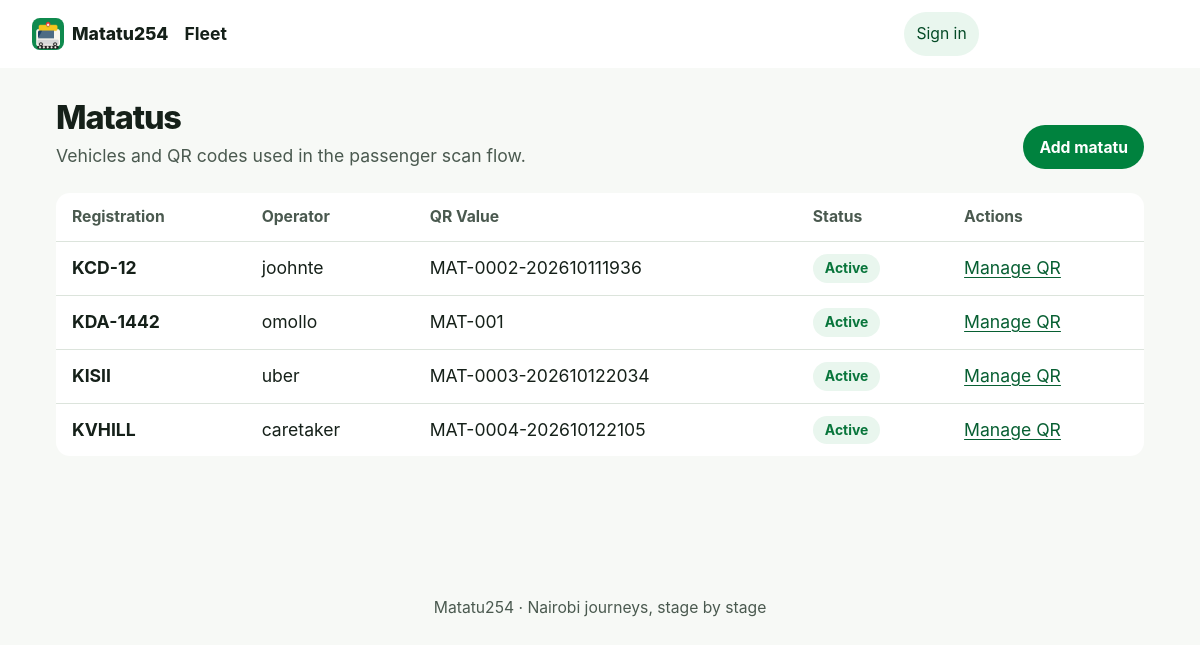
The page /fleet/ on the database its author committed.
### fleet/models.py (models this page shows, shortened)
class Matatu(models.Model):
	registration_number = models.CharField(max_length=20, unique=True)
	operator = models.CharField(max_length=255)
	owner = models.ForeignKey(settings.AUTH_USER_MODEL, on_delete=models.CASCADE, related_name="matatus", null=True, blank=True)
	created_at = models.DateTimeField(auto_now_add=True)

class QRCode(models.Model):
	class Status(models.TextChoices):
		ACTIVE = "active", "Active"
		INACTIVE = "inactive", "Inactive"
	matatu = models.OneToOneField(
		Matatu,
		on_delete=models.CASCADE,
		related_name="qr_code",
	)
	code_value = models.TextField(unique=True)
	status = models.CharField(
		max_length=8,
		choices=Status.choices,
		default=Status.ACTIVE,
	)

### fleet/views.py (the view)
# urls.py: path('', index.as_view(), name='index'),
class index(TemplateView):
    template_name = 'fleet/index.html'
    def get_context_data(self, **kwargs):
        context = super().get_context_data(**kwargs)
        context['matatus'] = Matatu.objects.select_related('qr_code').order_by('registration_number')
        return context

### templates/fleet/index.html (shortened to what this page needs)
{% extends 'base.html' %}
{% block app_title %}Fleet{% endblock %}
{% block content %}
  <div class="page-shell">
    <header class="page-heading">
      <div>
        <h1>Matatus</h1>
        <p>Vehicles and QR codes used in the passenger scan flow.</p>
      </div>
      <a class="btn btn-primary" href="{% url 'management:matatu-create' %}">Add matatu</a>
    </header>
    {% if matatus %}
      <div class="surface table-wrap">
        <table class="table">
          <thead>
            <tr>
              <th>Registration</th><th>Operator</th><th>QR Value</th><th>Status</th><th>Actions</th>
            </tr>
          </thead>
          <tbody>
            {% for matatu in matatus %}
              <tr>
                <td><strong>{{ matatu.registration_number }}</strong></td>
                <td>{{ matatu.operator }}</td>
                <td>
                  {% if matatu.qr_code %}
                    {{ matatu.qr_code.code_value }}
                  {% else %}
                    <span class="badge badge-ghost">No QR</span>
                  {% endif %}
                </td>
                <td>
                  {% if matatu.qr_code %}
                    <span class="badge {% if matatu.qr_code.status == 'active' %}badge-success{% else %}badge-error{% endif %} badge-soft">
                      {{ matatu.qr_code.get_status_display }}
                    </span>
                  {% else %}
                    <span class="muted">No QR</span>
                  {% endif %}
                </td>
                <td>
                  {% if matatu.qr_code %}
                    <a class="table-action" href="{% url 'management:matatu-qr' matatu.pk %}">Manage QR</a>
                  {% else %}
                    <a class="table-action" href="{% url 'management:matatu-qr' matatu.pk %}">Create QR</a>
                  {% endif %}
                </td>
              </tr>
            {% endfor %}
          </tbody>
        </table>
      </div>
    {% else %}
      <div class="surface empty-state"><p>No matatus registered yet.</p><a class="btn btn-primary" href="{% url 'management:matatu-create' %}">Add your first matatu</a></div>
    {% endif %}
  </div>
{% endblock content %}

### static/css/tokens.css (style rules this page uses)
:root { color-scheme: light; --brand-50: #e9f6ee; --brand-100: #ccead7; --brand-200: #a1d8b6; --brand-300: #71c18f; --brand-400: #44a96c; --brand-500: #00823e; --brand-600: #08753b; --brand-700: #075f32; --brand-800: #044a26; --brand-900: #03351c; --success: #08753b; --success-soft: #e9f6ee; --warning: #875700; --warning-soft: #fff3d6; --danger: #a33b30; --danger-soft: #fcebe8; --neutral-0: #ffffff; --neutral-50: #f7f9f6; --neutral-100: #edf1ed; --neutral-200: #dce4dc; --neutral-300: #c2cdc4; --neutral-400: #95a198; --neutral-500: #69776e; --neutral-600: #4a594f; --neutral-700: #344238; --neutral-800: #202d24; --neutral-900: #152019; --ink: var(--neutral-900); --ink-muted: var(--neutral-600); --surface: var(--neutral-0); --surface-raised: var(--neutral-0); --background: var(--neutral-50); --border: var(--neutral-200); --focus: #8b5d00; --skip-link-foreground: var(--neutral-0); --font-sans: Inter, ui-sans-serif, system-ui, -apple-system, BlinkMacSystemFont, "Segoe UI", sans-serif; --text-xs: clamp(.8125rem, .78rem + .12vw, .875rem); --text-sm: clamp(.9rem, .86rem + .16vw, .98rem); --text-md: clamp(1rem, .96rem + .2vw, 1.1rem); --text-lg: clamp(1.2rem, 1.06rem + .48vw, 1.5rem); --text-xl: clamp(1.55rem, 1.2rem + 1.1vw, 2.25rem); --text-display: clamp(2.4rem, 1.5rem + 4vw, 4.8rem); --line-tight: 1.08; --line-normal: 1.5; --space-0: 0; --space-1: .25rem; --space-0-25: .0625rem; --space-0-5: .125rem; --space-0-75: .1875rem; --space-1-5: .375rem; --space-2-5: .625rem; --space-3-5: .875rem; --space-2: .5rem; --space-3: .75rem; --space-4: 1rem; --space-5: 1.25rem; --space-6: 1.5rem; --space-8: 2rem; --space-10: 2.5rem; --space-12: 3rem; --space-16: 4rem; --space-20: 5rem; --space-24: 6rem; --space-25: 6.25rem; --space-30: 7.5rem; --page-gutter: clamp(var(--space-4), 4vw, var(--space-8)); --space-fluid-3: 3vw; --space-fluid-4: 4vw; --space-fluid-5: 5vw; --space-fluid-6: 6vw; --space-fluid-auth: 7vh; --page-shell-width: 68rem; --content-width: 76rem; --reading-width: 44rem; --screen-min-width: 20rem; --topbar-height: 3.25rem; --form-panel-width: 34rem; --form-large-width: 48rem; --scan-frame-max: 25rem; --scan-viewfinder-max: 15rem; --qr-image-max: 18.75rem; --stage-sticky-top: 4rem; --bottom-tabs-offset: 4.25rem; --home-min-height: 62vh; --landing-min-height: 75svh; --viewport-min-height: 100vh; --focus-outline-width: .1875rem; --stroke-2: .125rem; --stroke-3: .1875rem; --stroke-4: .25rem; --icon-size: 1.35rem; --route-map-label-size: 14px; --map-min-height: 22rem; --map-min-height-mobile: 15rem; --touch-target: 2.75rem; --border-width: 1px; --link-offset: .18em; --heading-tracking: -.035em; --title-tracking: -.06em; --title-line-height: .98; --small-hover-rise: -.0625rem; --small-press-scale: .97; --meter-line-height: .125rem; --route-stage-line: .1875rem; --scan-frame-width: 70vw; --scan-finder-width: 56vw; --scan-pulse-travel: 6rem; --scan-pulse-opacity: .65; --scan-line-opacity: .55; --scan-marker-scale: 1.18; --count-change-scale: 1.04; --content-arrive-opacity: .35; --tab-arrive-scale: .25; --page-shift-distance: var(--space-4); --table-min-column: 17rem; --qr-page-width: 45rem; --home-route-text-min: 3.5rem; --scan-video-ratio-x: 4; --scan-video-ratio-y: 3; --route-map-ratio-x: 5; --route-map-ratio-y: 3; --scan-window-border: var(--stroke-4); --visually-hidden-size: 1px; --border-radius-full: 50%; --content-stagger-1: 30ms; --content-stagger-2: 60ms; --content-stagger-3: 90ms; --content-stagger-4: 120ms; --content-stagger-5: 150ms; --tabbar-wide-width: 28rem; --tabbar-wide-transform-hidden: 150%; --content-limit-hero-wide: 15ch; --home-route-min-mobile: 2.75rem; --landing-title-mobile-min: 2.7rem; --landing-title-mobile-max: 4.2rem; --ticket-title-mobile-max: 4rem; --landing-title-mobile-width: 13vw; --ticket-title-mobile-width: 14vw; --ticket-mobile-height: 62svh; --landing-desktop-column-min: 20rem; --scan-desktop-column-min: 16rem; --map-min-height-mobile: 15rem; --motion-off-duration: .01ms; --radius-sm: .5rem; --radius-md: .875rem; --radius-lg: 1.25rem; --radius-xl: 1.75rem; --radius-pill: 999px; --shadow-float: 0 1rem 2.5rem rgb(21 32 25 / .14); --shadow-sheet: 0 .5rem 1.5rem rgb(21 32 25 / .09); --z-base: 0; --z-content: 1; --z-header: 20; --z-tabbar: 30; --z-banner: 40; --z-dialog: 50; --dur-fast: 150ms; --dur-base: 250ms; --dur-slow: 400ms; --dur-skeleton: 1400ms; --dur-scan: 2s; --dur-pulse: 1600ms; --ease-out: cubic-bezier(.22, 1, .36, 1); --ease-standard: cubic-bezier(.2, 0, 0, 1); }

### rows shown on the page
Matatu: registration_number "KCD-12", operator "joohnte", qr_code.code_value "MAT-0002-202610111936", qr_code.status "Active", shows "Manage QR"
Matatu: registration_number "KDA-1442", operator "omollo", qr_code.code_value "MAT-001", qr_code.status "Active", shows "Manage QR"
Matatu: registration_number "KISII", operator "uber", qr_code.code_value "MAT-0003-202610122034", qr_code.status "Active", shows "Manage QR"
Matatu: registration_number "KVHILL", operator "caretaker", qr_code.code_value "MAT-0004-202610122105", qr_code.status "Active", shows "Manage QR"
